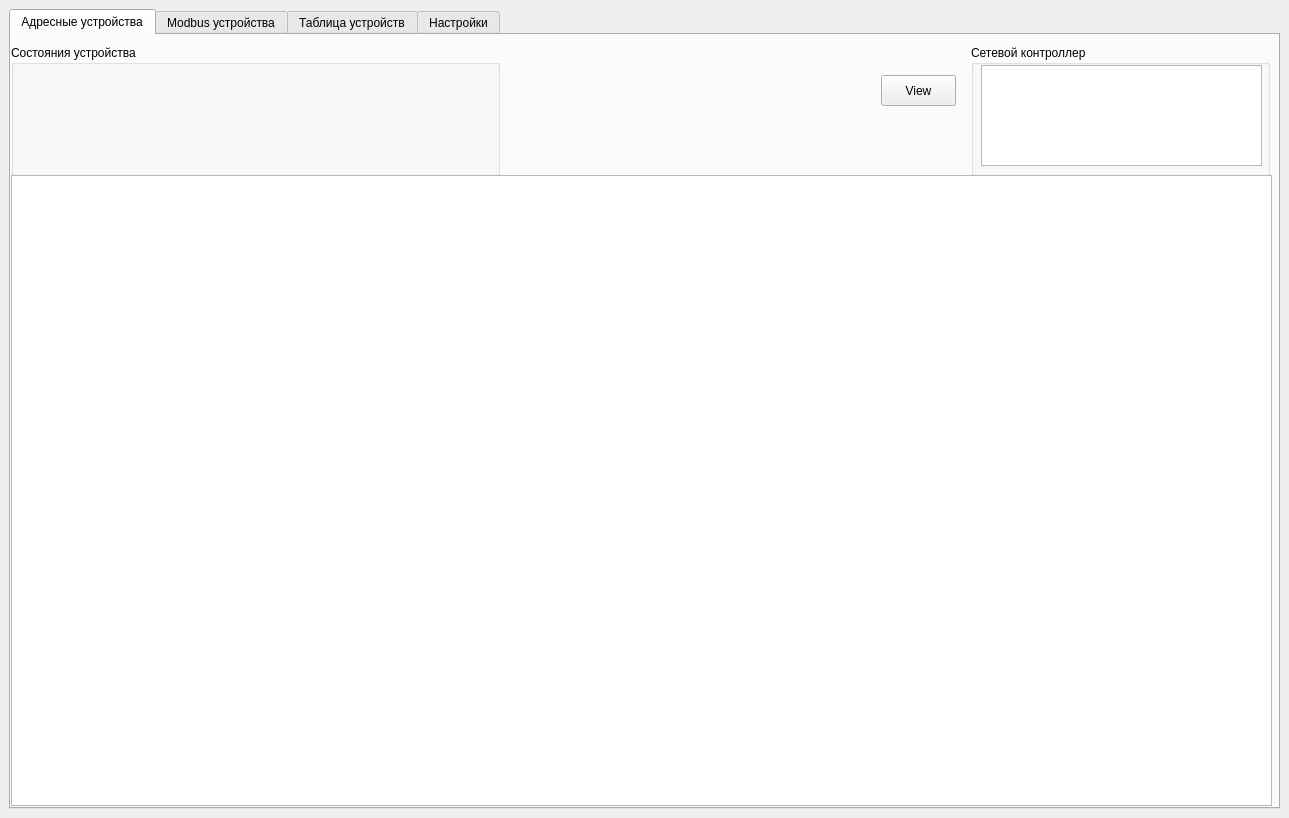
<?xml version="1.0" encoding="UTF-8"?>
<ui version="4.0">
 <class>MainWindow</class>
 <widget class="QMainWindow" name="MainWindow">
  <property name="geometry">
   <rect>
    <x>0</x>
    <y>0</y>
    <width>1289</width>
    <height>818</height>
   </rect>
  </property>
  <property name="windowTitle">
   <string>MainWindow</string>
  </property>
  <property name="styleSheet">
   <string notr="true"/>
  </property>
  <widget class="QWidget" name="centralwidget">
   <layout class="QVBoxLayout" name="verticalLayout_2">
    <item>
     <widget class="QTabWidget" name="tabWidget">
      <property name="enabled">
       <bool>true</bool>
      </property>
      <property name="sizePolicy">
       <sizepolicy hsizetype="Expanding" vsizetype="Expanding">
        <horstretch>0</horstretch>
        <verstretch>0</verstretch>
       </sizepolicy>
      </property>
      <property name="minimumSize">
       <size>
        <width>1271</width>
        <height>800</height>
       </size>
      </property>
      <property name="styleSheet">
       <string notr="true"/>
      </property>
      <property name="tabShape">
       <enum>QTabWidget::Rounded</enum>
      </property>
      <property name="currentIndex">
       <number>0</number>
      </property>
      <widget class="QWidget" name="ash_device_tab">
       <attribute name="title">
        <string>Адресные устройства</string>
       </attribute>
       <widget class="QGroupBox" name="ash_chenge_state_device_groupBox">
        <property name="geometry">
         <rect>
          <x>0</x>
          <y>10</y>
          <width>489</width>
          <height>131</height>
         </rect>
        </property>
        <property name="title">
         <string>Cостояния устройства</string>
        </property>
        <widget class="QWidget" name="verticalLayoutWidget">
         <property name="geometry">
          <rect>
           <x>10</x>
           <y>20</y>
           <width>471</width>
           <height>101</height>
          </rect>
         </property>
         <layout class="QVBoxLayout" name="ash_v_layer_state_dev_layout">
          <item>
           <layout class="QHBoxLayout" name="ash_h_top_layer_state_dev_layout"/>
          </item>
          <item>
           <layout class="QHBoxLayout" name="ash_h_center_layer_state_dev_layout"/>
          </item>
          <item>
           <layout class="QHBoxLayout" name="ash_h_bottom_layer_state_dev_layout"/>
          </item>
         </layout>
        </widget>
       </widget>
       <widget class="QGroupBox" name="ash_choice_net_dev_groupBox">
        <property name="geometry">
         <rect>
          <x>960</x>
          <y>10</y>
          <width>299</width>
          <height>131</height>
         </rect>
        </property>
        <property name="title">
         <string>Сетевой контроллер</string>
        </property>
        <widget class="QListWidget" name="ash_out_net_dev_listWidget">
         <property name="geometry">
          <rect>
           <x>10</x>
           <y>20</y>
           <width>281</width>
           <height>101</height>
          </rect>
         </property>
        </widget>
       </widget>
       <widget class="QPushButton" name="view_devs_ash_btn">
        <property name="geometry">
         <rect>
          <x>870</x>
          <y>40</y>
          <width>75</width>
          <height>31</height>
         </rect>
        </property>
        <property name="text">
         <string>View</string>
        </property>
       </widget>
       <widget class="QTableWidget" name="ash_devices_tableWidget_2">
        <property name="geometry">
         <rect>
          <x>0</x>
          <y>140</y>
          <width>1261</width>
          <height>631</height>
         </rect>
        </property>
       </widget>
      </widget>
      <widget class="QWidget" name="modbus_device_tab">
       <attribute name="title">
        <string>Modbus устройства</string>
       </attribute>
       <widget class="QTableWidget" name="mb_devices_tableWidget">
        <property name="geometry">
         <rect>
          <x>0</x>
          <y>140</y>
          <width>1261</width>
          <height>631</height>
         </rect>
        </property>
       </widget>
       <widget class="QGroupBox" name="mb_choice_net_dev_groupBox">
        <property name="geometry">
         <rect>
          <x>950</x>
          <y>10</y>
          <width>299</width>
          <height>121</height>
         </rect>
        </property>
        <property name="title">
         <string>Сетевой контроллер</string>
        </property>
        <widget class="QListWidget" name="mb_out_net_dev_listWidget">
         <property name="geometry">
          <rect>
           <x>10</x>
           <y>20</y>
           <width>281</width>
           <height>91</height>
          </rect>
         </property>
        </widget>
       </widget>
       <widget class="QPushButton" name="mb_view_devs_btn">
        <property name="geometry">
         <rect>
          <x>870</x>
          <y>30</y>
          <width>75</width>
          <height>41</height>
         </rect>
        </property>
        <property name="text">
         <string>View</string>
        </property>
       </widget>
       <widget class="QGroupBox" name="mb_chenge_state_device_groupBox">
        <property name="geometry">
         <rect>
          <x>10</x>
          <y>10</y>
          <width>489</width>
          <height>131</height>
         </rect>
        </property>
        <property name="title">
         <string>Состояния устройства</string>
        </property>
        <widget class="QWidget" name="verticalLayoutWidget_2">
         <property name="geometry">
          <rect>
           <x>10</x>
           <y>20</y>
           <width>471</width>
           <height>101</height>
          </rect>
         </property>
         <layout class="QVBoxLayout" name="v_layer_state_dev_layout_2">
          <item>
           <layout class="QHBoxLayout" name="mb_h_top_layer_state_dev_layout"/>
          </item>
          <item>
           <layout class="QHBoxLayout" name="mb_h_bottom_layer_state_dev_layout"/>
          </item>
         </layout>
        </widget>
       </widget>
      </widget>
      <widget class="QWidget" name="main_tab">
       <property name="sizePolicy">
        <sizepolicy hsizetype="Expanding" vsizetype="Expanding">
         <horstretch>0</horstretch>
         <verstretch>0</verstretch>
        </sizepolicy>
       </property>
       <attribute name="title">
        <string>Таблица устройств</string>
       </attribute>
       <layout class="QVBoxLayout" name="verticalLayout">
        <item>
         <layout class="QHBoxLayout" name="horizontalLayout_2">
          <item>
           <widget class="QGroupBox" name="states_groupBox">
            <property name="sizePolicy">
             <sizepolicy hsizetype="Fixed" vsizetype="Fixed">
              <horstretch>0</horstretch>
              <verstretch>0</verstretch>
             </sizepolicy>
            </property>
            <property name="minimumSize">
             <size>
              <width>371</width>
              <height>120</height>
             </size>
            </property>
            <property name="whatsThis">
             <string>&lt;html&gt;&lt;head/&gt;&lt;body&gt;&lt;p&gt;Для изменения состояния датчика нужно выбрать датчик в таблице и нажать на соответствующую кнопку состояния.&lt;/p&gt;&lt;/body&gt;&lt;/html&gt;</string>
            </property>
            <property name="styleSheet">
             <string notr="true"/>
            </property>
            <property name="title">
             <string>Изменение состояния выбранного датчика.</string>
            </property>
           </widget>
          </item>
          <item>
           <layout class="QGridLayout" name="gridLayout">
            <item row="1" column="1">
             <widget class="QLabel" name="sensor52_lbl">
              <property name="styleSheet">
               <string notr="true"/>
              </property>
              <property name="text">
               <string>АВИ

52</string>
              </property>
              <property name="margin">
               <number>5</number>
              </property>
              <property name="indent">
               <number>0</number>
              </property>
             </widget>
            </item>
            <item row="0" column="3">
             <widget class="QLabel" name="sensor4_lbl">
              <property name="styleSheet">
               <string notr="true"/>
              </property>
              <property name="text">
               <string>ИП-330
Кречет
4</string>
              </property>
              <property name="margin">
               <number>5</number>
              </property>
              <property name="indent">
               <number>0</number>
              </property>
             </widget>
            </item>
            <item row="0" column="2">
             <widget class="QLabel" name="sensor3_lbl">
              <property name="styleSheet">
               <string notr="true"/>
              </property>
              <property name="text">
               <string>ИП-101

3</string>
              </property>
              <property name="margin">
               <number>5</number>
              </property>
              <property name="indent">
               <number>0</number>
              </property>
             </widget>
            </item>
            <item row="1" column="4">
             <widget class="QLabel" name="sensor55_lbl">
              <property name="styleSheet">
               <string notr="true"/>
              </property>
              <property name="text">
               <string>АР-5

55</string>
              </property>
              <property name="margin">
               <number>5</number>
              </property>
              <property name="indent">
               <number>0</number>
              </property>
             </widget>
            </item>
            <item row="1" column="14">
             <widget class="QLabel" name="sensor65_lbl">
              <property name="styleSheet">
               <string notr="true"/>
              </property>
              <property name="text">
               <string>МКЗ

65</string>
              </property>
              <property name="margin">
               <number>5</number>
              </property>
              <property name="indent">
               <number>0</number>
              </property>
             </widget>
            </item>
            <item row="1" column="2">
             <widget class="QLabel" name="sensor53_lbl">
              <property name="styleSheet">
               <string notr="true"/>
              </property>
              <property name="frameShape">
               <enum>QFrame::NoFrame</enum>
              </property>
              <property name="text">
               <string>АМК

53</string>
              </property>
              <property name="margin">
               <number>5</number>
              </property>
              <property name="indent">
               <number>0</number>
              </property>
             </widget>
            </item>
            <item row="0" column="4">
             <widget class="QLabel" name="sensor5_lbl">
              <property name="styleSheet">
               <string notr="true"/>
              </property>
              <property name="text">
               <string>ИП-329
Феникс
5</string>
              </property>
              <property name="margin">
               <number>5</number>
              </property>
              <property name="indent">
               <number>0</number>
              </property>
             </widget>
            </item>
            <item row="1" column="3">
             <widget class="QLabel" name="sensor54_lbl">
              <property name="styleSheet">
               <string notr="true"/>
              </property>
              <property name="text">
               <string>АР-1

54</string>
              </property>
              <property name="margin">
               <number>5</number>
              </property>
              <property name="indent">
               <number>0</number>
              </property>
             </widget>
            </item>
            <item row="0" column="6">
             <widget class="QLabel" name="sensor7_lbl">
              <property name="styleSheet">
               <string notr="true"/>
              </property>
              <property name="text">
               <string>МИП

7</string>
              </property>
              <property name="margin">
               <number>5</number>
              </property>
              <property name="indent">
               <number>0</number>
              </property>
             </widget>
            </item>
            <item row="1" column="12">
             <widget class="QLabel" name="sensor63_lbl">
              <property name="styleSheet">
               <string notr="true"/>
              </property>
              <property name="text">
               <string>ИСМ-22-2

63</string>
              </property>
              <property name="margin">
               <number>5</number>
              </property>
              <property name="indent">
               <number>0</number>
              </property>
             </widget>
            </item>
            <item row="1" column="5">
             <widget class="QLabel" name="sensor56_lbl">
              <property name="styleSheet">
               <string notr="true"/>
              </property>
              <property name="text">
               <string>АРМини

56</string>
              </property>
              <property name="margin">
               <number>5</number>
              </property>
              <property name="indent">
               <number>0</number>
              </property>
             </widget>
            </item>
            <item row="1" column="10">
             <widget class="QLabel" name="sensor61_lbl">
              <property name="styleSheet">
               <string notr="true"/>
              </property>
              <property name="text">
               <string>ИСМ-5

61</string>
              </property>
              <property name="margin">
               <number>5</number>
              </property>
              <property name="indent">
               <number>0</number>
              </property>
             </widget>
            </item>
            <item row="1" column="7">
             <widget class="QLabel" name="sensor58_lbl">
              <property name="styleSheet">
               <string notr="true"/>
              </property>
              <property name="text">
               <string>АОПИ

58</string>
              </property>
              <property name="margin">
               <number>5</number>
              </property>
              <property name="indent">
               <number>0</number>
              </property>
             </widget>
            </item>
            <item row="1" column="11">
             <widget class="QLabel" name="sensor62_lbl">
              <property name="styleSheet">
               <string notr="true"/>
              </property>
              <property name="text">
               <string>ИСМ-22

62</string>
              </property>
              <property name="margin">
               <number>5</number>
              </property>
              <property name="indent">
               <number>0</number>
              </property>
             </widget>
            </item>
            <item row="0" column="1">
             <widget class="QLabel" name="sensor2_lbl">
              <property name="styleSheet">
               <string notr="true"/>
              </property>
              <property name="text">
               <string>ИПП
Гелиос
2</string>
              </property>
              <property name="margin">
               <number>5</number>
              </property>
              <property name="indent">
               <number>0</number>
              </property>
             </widget>
            </item>
            <item row="1" column="8">
             <widget class="QLabel" name="sensor59_lbl">
              <property name="styleSheet">
               <string notr="true"/>
              </property>
              <property name="text">
               <string>ИРС

59</string>
              </property>
              <property name="margin">
               <number>5</number>
              </property>
              <property name="indent">
               <number>0</number>
              </property>
             </widget>
            </item>
            <item row="0" column="0">
             <widget class="QLabel" name="sensor1_lbl">
              <property name="styleSheet">
               <string notr="true"/>
              </property>
              <property name="text">
               <string>ИП-535

1</string>
              </property>
              <property name="margin">
               <number>5</number>
              </property>
              <property name="indent">
               <number>0</number>
              </property>
             </widget>
            </item>
            <item row="0" column="8">
             <widget class="QLabel" name="sensor9_lbl">
              <property name="styleSheet">
               <string notr="true"/>
              </property>
              <property name="text">
               <string>NLS16

9</string>
              </property>
              <property name="margin">
               <number>5</number>
              </property>
              <property name="indent">
               <number>0</number>
              </property>
             </widget>
            </item>
            <item row="1" column="16">
             <widget class="QLabel" name="sensor67_lbl">
              <property name="styleSheet">
               <string notr="true"/>
              </property>
              <property name="text">
               <string>ОСЗ9

67</string>
              </property>
              <property name="margin">
               <number>5</number>
              </property>
              <property name="indent">
               <number>0</number>
              </property>
             </widget>
            </item>
            <item row="0" column="7">
             <widget class="QLabel" name="sensor8_lbl">
              <property name="styleSheet">
               <string notr="true"/>
              </property>
              <property name="text">
               <string>ИПА

8</string>
              </property>
              <property name="margin">
               <number>5</number>
              </property>
              <property name="indent">
               <number>0</number>
              </property>
             </widget>
            </item>
            <item row="1" column="13">
             <widget class="QLabel" name="sensor64_lbl">
              <property name="styleSheet">
               <string notr="true"/>
              </property>
              <property name="text">
               <string>ИСМ-220

64</string>
              </property>
              <property name="margin">
               <number>5</number>
              </property>
              <property name="indent">
               <number>0</number>
              </property>
             </widget>
            </item>
            <item row="0" column="5">
             <widget class="QLabel" name="sensor6_lbl">
              <property name="styleSheet">
               <string notr="true"/>
              </property>
              <property name="text">
               <string>ИПЭС

6</string>
              </property>
              <property name="margin">
               <number>5</number>
              </property>
              <property name="indent">
               <number>0</number>
              </property>
             </widget>
            </item>
            <item row="1" column="9">
             <widget class="QLabel" name="sensor60_lbl">
              <property name="styleSheet">
               <string notr="true"/>
              </property>
              <property name="text">
               <string>ИР-П

60</string>
              </property>
              <property name="margin">
               <number>5</number>
              </property>
              <property name="indent">
               <number>0</number>
              </property>
             </widget>
            </item>
            <item row="1" column="15">
             <widget class="QLabel" name="sensor66_lbl">
              <property name="styleSheet">
               <string notr="true"/>
              </property>
              <property name="text">
               <string>ОСЗ

66</string>
              </property>
              <property name="margin">
               <number>5</number>
              </property>
              <property name="indent">
               <number>0</number>
              </property>
             </widget>
            </item>
            <item row="1" column="0">
             <widget class="QLabel" name="sensor51_lbl">
              <property name="styleSheet">
               <string notr="true"/>
              </property>
              <property name="text">
               <string>А2ДПИ

51</string>
              </property>
              <property name="margin">
               <number>5</number>
              </property>
              <property name="indent">
               <number>0</number>
              </property>
             </widget>
            </item>
            <item row="1" column="6">
             <widget class="QLabel" name="sensor57_lbl">
              <property name="styleSheet">
               <string notr="true"/>
              </property>
              <property name="text">
               <string>АТИ

57</string>
              </property>
              <property name="margin">
               <number>5</number>
              </property>
              <property name="indent">
               <number>0</number>
              </property>
             </widget>
            </item>
            <item row="0" column="9">
             <widget class="QLabel" name="sensor10_lbl">
              <property name="text">
               <string>NLS8

10</string>
              </property>
             </widget>
            </item>
           </layout>
          </item>
         </layout>
        </item>
        <item>
         <widget class="QTableWidget" name="output_table">
          <property name="styleSheet">
           <string notr="true"/>
          </property>
         </widget>
        </item>
       </layout>
      </widget>
      <widget class="QWidget" name="settings_tab">
       <attribute name="title">
        <string>Настройки</string>
       </attribute>
       <widget class="QGroupBox" name="port_and_ne_dev_groupBox">
        <property name="geometry">
         <rect>
          <x>20</x>
          <y>370</y>
          <width>301</width>
          <height>401</height>
         </rect>
        </property>
        <property name="sizePolicy">
         <sizepolicy hsizetype="Fixed" vsizetype="Fixed">
          <horstretch>0</horstretch>
          <verstretch>0</verstretch>
         </sizepolicy>
        </property>
        <property name="styleSheet">
         <string notr="true"/>
        </property>
        <property name="title">
         <string>Port -&gt; Net Device</string>
        </property>
        <widget class="QTableWidget" name="port_and_net_dev_tableWidget">
         <property name="geometry">
          <rect>
           <x>20</x>
           <y>70</y>
           <width>261</width>
           <height>321</height>
          </rect>
         </property>
         <property name="styleSheet">
          <string notr="true">QHeaderView::section:horizontal {
    color: #fff;
    background-color: rgb(0, 85, 127);
 }
QTableWidget {
	background-color: rgb(0, 0, 127);
	color: rgb(85, 255, 0);
	font: 63 8pt &quot;Yu Gothic UI Semibold&quot;;
}
</string>
         </property>
        </widget>
        <widget class="QPushButton" name="send_table_btn">
         <property name="geometry">
          <rect>
           <x>20</x>
           <y>30</y>
           <width>151</width>
           <height>23</height>
          </rect>
         </property>
         <property name="styleSheet">
          <string notr="true"/>
         </property>
         <property name="text">
          <string>Запустить эмулятор</string>
         </property>
        </widget>
        <widget class="QPushButton" name="delete_line_btn">
         <property name="geometry">
          <rect>
           <x>184</x>
           <y>30</y>
           <width>101</width>
           <height>23</height>
          </rect>
         </property>
         <property name="styleSheet">
          <string notr="true"/>
         </property>
         <property name="text">
          <string>Удалить запись</string>
         </property>
        </widget>
       </widget>
       <widget class="QGroupBox" name="ports_groupBox">
        <property name="geometry">
         <rect>
          <x>340</x>
          <y>370</y>
          <width>311</width>
          <height>401</height>
         </rect>
        </property>
        <property name="sizePolicy">
         <sizepolicy hsizetype="Fixed" vsizetype="Fixed">
          <horstretch>0</horstretch>
          <verstretch>0</verstretch>
         </sizepolicy>
        </property>
        <property name="styleSheet">
         <string notr="true"/>
        </property>
        <property name="title">
         <string>Порты</string>
        </property>
        <widget class="QListWidget" name="ports_listWidget">
         <property name="geometry">
          <rect>
           <x>10</x>
           <y>60</y>
           <width>281</width>
           <height>331</height>
          </rect>
         </property>
         <property name="styleSheet">
          <string notr="true"/>
         </property>
        </widget>
        <widget class="QPushButton" name="get_ports_btn">
         <property name="geometry">
          <rect>
           <x>10</x>
           <y>20</y>
           <width>211</width>
           <height>23</height>
          </rect>
         </property>
         <property name="styleSheet">
          <string notr="true"/>
         </property>
         <property name="text">
          <string>Получить список портов</string>
         </property>
        </widget>
       </widget>
       <widget class="QGroupBox" name="net_dev_groupBox">
        <property name="geometry">
         <rect>
          <x>670</x>
          <y>370</y>
          <width>251</width>
          <height>401</height>
         </rect>
        </property>
        <property name="sizePolicy">
         <sizepolicy hsizetype="Fixed" vsizetype="Fixed">
          <horstretch>0</horstretch>
          <verstretch>0</verstretch>
         </sizepolicy>
        </property>
        <property name="styleSheet">
         <string notr="true"/>
        </property>
        <property name="title">
         <string>Сетевое устройство</string>
        </property>
        <widget class="QListWidget" name="net_dev_listWidget">
         <property name="geometry">
          <rect>
           <x>10</x>
           <y>60</y>
           <width>231</width>
           <height>331</height>
          </rect>
         </property>
         <property name="styleSheet">
          <string notr="true"/>
         </property>
        </widget>
        <widget class="QPushButton" name="get_net_dev_btn">
         <property name="geometry">
          <rect>
           <x>10</x>
           <y>20</y>
           <width>221</width>
           <height>23</height>
          </rect>
         </property>
         <property name="styleSheet">
          <string notr="true"/>
         </property>
         <property name="text">
          <string>Получить список сетевых устройств</string>
         </property>
        </widget>
       </widget>
       <widget class="QGroupBox" name="groupBox_2">
        <property name="geometry">
         <rect>
          <x>20</x>
          <y>10</y>
          <width>261</width>
          <height>311</height>
         </rect>
        </property>
        <property name="sizePolicy">
         <sizepolicy hsizetype="Fixed" vsizetype="Fixed">
          <horstretch>0</horstretch>
          <verstretch>0</verstretch>
         </sizepolicy>
        </property>
        <property name="minimumSize">
         <size>
          <width>261</width>
          <height>311</height>
         </size>
        </property>
        <property name="styleSheet">
         <string notr="true"/>
        </property>
        <property name="title">
         <string>Параметры подключения к базе данных</string>
        </property>
        <widget class="QLabel" name="port_db_lbl">
         <property name="geometry">
          <rect>
           <x>10</x>
           <y>60</y>
           <width>47</width>
           <height>16</height>
          </rect>
         </property>
         <property name="styleSheet">
          <string notr="true"/>
         </property>
         <property name="text">
          <string>Port</string>
         </property>
        </widget>
        <widget class="QLabel" name="host_db_lbl">
         <property name="geometry">
          <rect>
           <x>10</x>
           <y>30</y>
           <width>47</width>
           <height>14</height>
          </rect>
         </property>
         <property name="styleSheet">
          <string notr="true"/>
         </property>
         <property name="text">
          <string>Host</string>
         </property>
        </widget>
        <widget class="QLabel" name="user_db_lbl">
         <property name="geometry">
          <rect>
           <x>10</x>
           <y>90</y>
           <width>51</width>
           <height>16</height>
          </rect>
         </property>
         <property name="styleSheet">
          <string notr="true"/>
         </property>
         <property name="text">
          <string>User</string>
         </property>
        </widget>
        <widget class="QLabel" name="pass_db_lbl">
         <property name="geometry">
          <rect>
           <x>10</x>
           <y>120</y>
           <width>61</width>
           <height>16</height>
          </rect>
         </property>
         <property name="styleSheet">
          <string notr="true"/>
         </property>
         <property name="text">
          <string>Password</string>
         </property>
        </widget>
        <widget class="QLabel" name="name_db_lbl">
         <property name="geometry">
          <rect>
           <x>10</x>
           <y>150</y>
           <width>61</width>
           <height>16</height>
          </rect>
         </property>
         <property name="styleSheet">
          <string notr="true"/>
         </property>
         <property name="text">
          <string>Name DB</string>
         </property>
        </widget>
        <widget class="QLineEdit" name="host_db_lineEdit">
         <property name="geometry">
          <rect>
           <x>110</x>
           <y>30</y>
           <width>141</width>
           <height>20</height>
          </rect>
         </property>
         <property name="toolTip">
          <string>&lt;html&gt;&lt;head/&gt;&lt;body&gt;&lt;p&gt;Адрес (IP4) подключения к БД&lt;/p&gt;&lt;/body&gt;&lt;/html&gt;</string>
         </property>
         <property name="styleSheet">
          <string notr="true"/>
         </property>
         <property name="inputMask">
          <string>000\.000\.000\.000</string>
         </property>
         <property name="text">
          <string>...</string>
         </property>
        </widget>
        <widget class="QLineEdit" name="port_db_lineEdit">
         <property name="geometry">
          <rect>
           <x>110</x>
           <y>60</y>
           <width>141</width>
           <height>20</height>
          </rect>
         </property>
         <property name="toolTip">
          <string>&lt;html&gt;&lt;head/&gt;&lt;body&gt;&lt;p&gt;Номер порта должен быть в диапазоне &lt;span style=&quot; font-family:'JetBrains Mono','monospace'; font-size:10pt; font-weight:600; font-style:italic; color:#ff0000;&quot;&gt;1024-49151&lt;/span&gt;&lt;/p&gt;&lt;/body&gt;&lt;/html&gt;</string>
         </property>
         <property name="styleSheet">
          <string notr="true"/>
         </property>
         <property name="inputMask">
          <string>00009</string>
         </property>
         <property name="text">
          <string/>
         </property>
        </widget>
        <widget class="QLineEdit" name="user_db_lineEdit">
         <property name="geometry">
          <rect>
           <x>110</x>
           <y>90</y>
           <width>141</width>
           <height>20</height>
          </rect>
         </property>
         <property name="toolTip">
          <string>&lt;html&gt;&lt;head/&gt;&lt;body&gt;&lt;p&gt;Логин базы данных&lt;/p&gt;&lt;/body&gt;&lt;/html&gt;</string>
         </property>
         <property name="styleSheet">
          <string notr="true"/>
         </property>
         <property name="text">
          <string/>
         </property>
        </widget>
        <widget class="QLineEdit" name="pass_db_lineEdit">
         <property name="geometry">
          <rect>
           <x>110</x>
           <y>120</y>
           <width>141</width>
           <height>20</height>
          </rect>
         </property>
         <property name="toolTip">
          <string>&lt;html&gt;&lt;head/&gt;&lt;body&gt;&lt;p&gt;Пароль базы данных&lt;/p&gt;&lt;/body&gt;&lt;/html&gt;</string>
         </property>
         <property name="styleSheet">
          <string notr="true"/>
         </property>
         <property name="text">
          <string/>
         </property>
        </widget>
        <widget class="QLineEdit" name="name_db_lineEdit">
         <property name="geometry">
          <rect>
           <x>110</x>
           <y>150</y>
           <width>141</width>
           <height>20</height>
          </rect>
         </property>
         <property name="toolTip">
          <string>&lt;html&gt;&lt;head/&gt;&lt;body&gt;&lt;p&gt;Имя базы данных&lt;/p&gt;&lt;/body&gt;&lt;/html&gt;</string>
         </property>
         <property name="styleSheet">
          <string notr="true"/>
         </property>
         <property name="text">
          <string/>
         </property>
        </widget>
        <widget class="QPushButton" name="save_db_btn">
         <property name="geometry">
          <rect>
           <x>10</x>
           <y>260</y>
           <width>75</width>
           <height>23</height>
          </rect>
         </property>
         <property name="toolTip">
          <string>&lt;html&gt;&lt;head/&gt;&lt;body&gt;&lt;p&gt;Сохранение настроек для дальнейшей работы &lt;/p&gt;&lt;/body&gt;&lt;/html&gt;</string>
         </property>
         <property name="styleSheet">
          <string notr="true"/>
         </property>
         <property name="text">
          <string>Save</string>
         </property>
        </widget>
        <widget class="QPushButton" name="check_db_btn">
         <property name="geometry">
          <rect>
           <x>10</x>
           <y>200</y>
           <width>241</width>
           <height>31</height>
          </rect>
         </property>
         <property name="toolTip">
          <string>&lt;html&gt;&lt;head/&gt;&lt;body&gt;&lt;p&gt;Проверка подключения к базе данных&lt;/p&gt;&lt;/body&gt;&lt;/html&gt;</string>
         </property>
         <property name="styleSheet">
          <string notr="true"/>
         </property>
         <property name="text">
          <string>Проверить настройки подключения</string>
         </property>
        </widget>
       </widget>
       <widget class="QPushButton" name="join_btn">
        <property name="geometry">
         <rect>
          <x>580</x>
          <y>320</y>
          <width>151</width>
          <height>23</height>
         </rect>
        </property>
        <property name="styleSheet">
         <string notr="true"/>
        </property>
        <property name="text">
         <string>Объединить</string>
        </property>
       </widget>
       <widget class="QLineEdit" name="sn_emulator_lineEdit">
        <property name="geometry">
         <rect>
          <x>760</x>
          <y>320</y>
          <width>113</width>
          <height>20</height>
         </rect>
        </property>
       </widget>
       <widget class="QLabel" name="label">
        <property name="geometry">
         <rect>
          <x>760</x>
          <y>290</y>
          <width>111</width>
          <height>21</height>
         </rect>
        </property>
        <property name="text">
         <string>SN эмулятора</string>
        </property>
       </widget>
      </widget>
     </widget>
    </item>
   </layout>
  </widget>
 </widget>
 <resources/>
 <connections/>
</ui>
